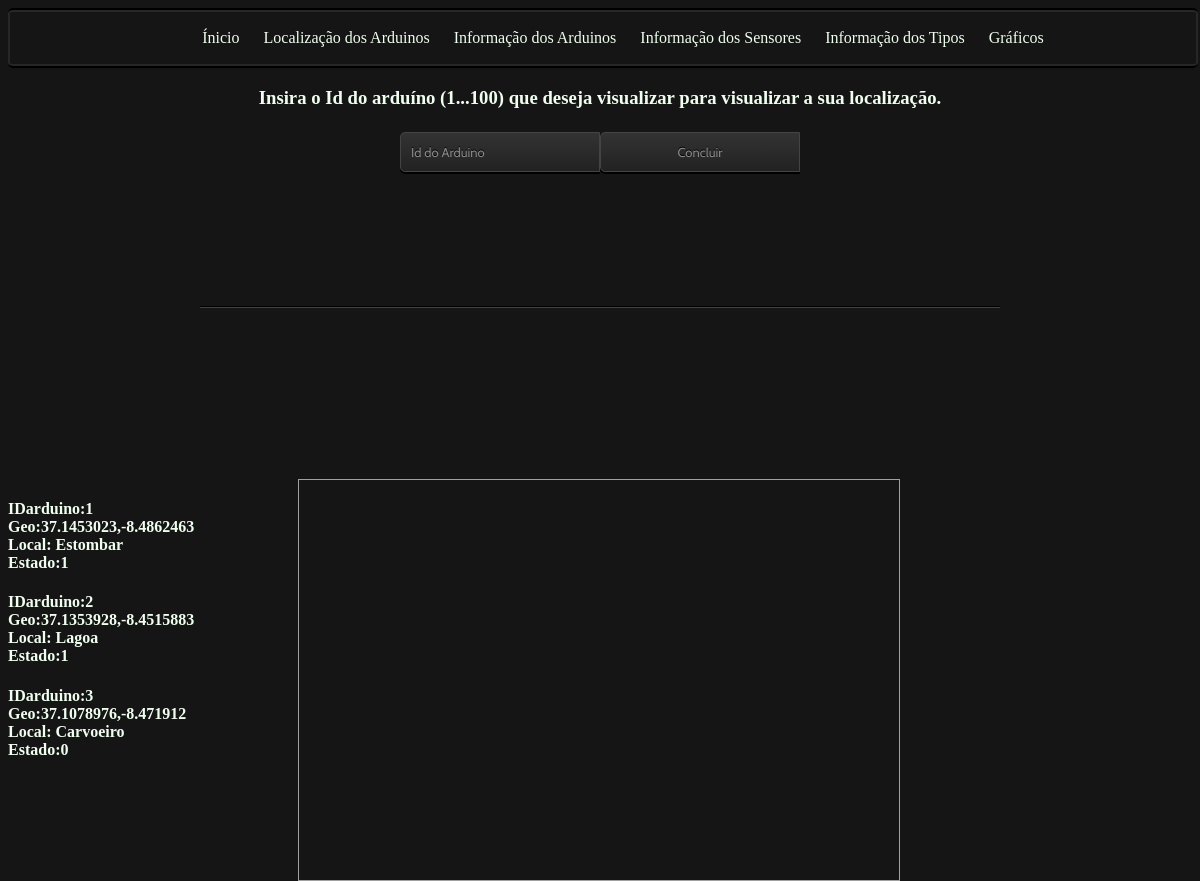
Page /formMapDriver.php on the committed database.
### tables this page shows
CREATE TABLE `arduino` (
  `id` int(11) NOT NULL,
  `descrip` varchar(30) NOT NULL,
  `geo` varchar(30) NOT NULL,
  `activo` tinyint(1) NOT NULL
);

### dadosArduino.php (called while the page is built, shortened)
<?php
class dadosArduino {
    private $ID;
    private $georeference;
    private $status;
	private $descrip;
	function setData($ID, $georeference, $status, $descrip)
	{
		$this->ID=$ID;
		$this->georeference=$georeference;
		$this->status=$status;
		$this->descrip=$descrip;
	}
    function getID()
    {
        return $this->ID;
    }
    function getGeoreference()
    {
        return $this->georeference;
    }
    function getStatus()
    {
        return $this->status;
    }
	function getDescrip()
	{
		return $this->descrip;
	}
}
?>

### formMapDriver.php (the view, shortened to what this page needs)
<html>
<head>
    <link rel="stylesheet" href="css/map.css">
	<link rel="stylesheet" href="css/form.css">
</head>
<body>
	<nav>
	<ul>
		<li><a href="index.php"><span>Ínicio</span></a></li>
		<li><a href="formMapDriver.php"><span>Localização dos Arduinos</span></a></li>
		<li><a href="listArduino.php"><span>Informação dos Arduinos</span></a></li>
		<li><a href="listSensor.php"><span>Informação dos Sensores</span></a></li>
		<li><a href="listTipo.php"><span>Informação dos Tipos</span></a></li>
		<li><a href="formChartDriver.php"><span>Gráficos</span></a></li>
	</ul>
	</nav>
	<section class="formboard">
		<h3>Insira o Id do arduíno (1...100) que deseja visualizar para visualizar a sua localização.</h3>
		<div id="form">
			<form action="mapDriver.php" method="post">
				<input type="text" name="IdArduino" placeholder="Id do Arduino" list=arduinos>
				<input type="submit" value="Concluir">
					<?php
						require_once 'SortData.php';
						$sort=new SortData();
						$link=$sort->bdServer();
						if (!$link) {
							printf($messErr_connectionDatabaseFailed);
							printf("<br />");
						}
						else {
							$queryArduino = "SELECT id, descrip, geo, activo FROM Arduino";
							$results = $link->query($queryArduino);
						}
					?>
			</form>
		</div>
	</section>
	<div id="map" align='right'></div>
	<div id="info" align='left'>
	<?php
		require_once 'dadosArduino.php';
		require_once 'SortData.php';
		$p1= new dadosArduino();
		$data= new SortData();
		$link=$data->bdServer();
		if (!$link) {
			printf($messErr_connectionDatabaseFailed);
			printf("<br />");
		}
		else {
			$queryArduino = "SELECT id, descrip, geo, activo FROM Arduino";
			$results = $link->query($queryArduino);
			if ($results->num_rows > 0)
			{
				while($row = $results->fetch_assoc())
				{
					$p1->setData($row["id"], $row["geo"], $row["activo"], $row["descrip"]);
					echo "<h4>IDarduino:".$p1->getID(). "<br>Geo:".$p1->getGeoreference()."<br>Local: ".$p1->getDescrip()."<br>Estado:".$p1->getStatus()."</h4>";
				}
			}
			else
			{
				echo "0 results arduino";
			}
		}
	?>
	</div>
</body>
</html>

### css/map.css (style rules this page uses)
#map { position: absolute; right: 25%; width: 700px; height: 500px; border: 1px solid #a0a0a0; margin: right; }

### css/form.css (style rules this page uses)
body { background-color: #151515; }
a:link { text-decoration: none; color: #fff; }
#map { width: 50%; height: 400px; margin: auto; }
nav { position: relative; border:1px solid; border-radius:5px; box-shadow: inset 0 0 0 2px #272727; display: inline-block; border-width:2px 0; list-style: none; margin:auto; padding:3; text-align:center; width: 100%; }
nav li { display:inline; }
nav a { display:inlike-block; padding:10px; }
ul span { color: #efe }
ul a:link { text-decoration:none; }
.formboard { background: #151515; height: 50%; position: relative; text-align: center; width: 100%; }
.formboard:before, .formboard:after { content: ''; display: block; height: 1px; left: 50%; margin: 0 0 0 -400px; position: absolute; width: 800px; }
.formboard:before { background: #444; background: linear-gradient(left, #151515, #444, #151515); top: 220px; }
.formboard:after { background: #000; background: linear-gradient(left, #151515, #000, #151515); top: 219px; }
.formboard form { display: inline-block; font-size: 0px; margin:auto ; padding: 5px; position: relative; z-index: 1; }
.formboard input { background: #222; background: linear-gradient(#333, #222); border: 1px solid #444; border-radius: 5px 0 0 5px; box-shadow: 0 2px 0 #000; color: #888; display: block; float: left; font-family: 'Cabin', helvetica, arial, sans-serif; font-size: 13px; font-weight: 400; height: 40px; margin: 0; padding: 0 10px; text-shadow: 0 -1px 0 #000; width: 200px; }
.formboard h3, h4 { color: #efe; }

### rows in the picture
arduino: id "1", geo "37.1453023,-8.4862463", descrip "Estombar", activo "1"
arduino: id "2", geo "37.1353928,-8.4515883", descrip "Lagoa", activo "1"
arduino: id "3", geo "37.1078976,-8.471912", descrip "Carvoeiro", activo "0"
